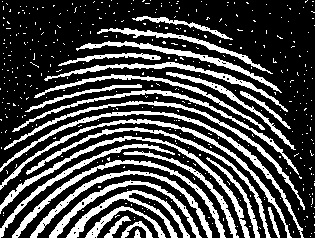
%> input picture Clases/Clase14/files/imagen5.jpg, 315 x 238 px
$ octave ejem5.m   (GNU Octave 9; MATLAB toolbox functions it lacks are replaced by stand-ins)
%> lines starting %> are read from the running program, lines starting %| are printed output that depends on the picture; in (x1, y1, x2, y2) boxes, pixels count from 0 and x2, y2 are one past the last pixel; in counts of white or black regions, pixels touching at a corner belong together; the program's own positions count from 1
### Clases/Clase14/binaria.m
function Y = binaria(X)
  Y = zeros(size(X));
  ind_blanco = (X >= 0.5);
  ind_negro = (X < 0.5);
  Y(ind_blanco) = 1;
  Y(ind_negro) = 0;
endfunction

### Clases/Clase14/ejem5.m
clc; clear; close all

pkg load image

A = imread('files/imagen5.jpg');
%> A is the input picture: size 238x315x3 uint8; min 0, max 255, mean 73.1
subplot(1,3,1)
imshow(A)
title('Imagen Original')
A = im2double(A);
%> A: size 238x315x3 double
A = binaria(A);
%> in binaria, `ind_blanco = (X >= 0.5);`: ind_blanco: size 238x315x3 logical; 28.5% white; 414 white regions (387 under 20 px), largest, box (x1, y1, x2, y2) and area: (0, 111, 304, 238) 1388, (0, 136, 250, 238) 1372, (0, 119, 292, 238) 1337
%> in binaria, `ind_negro = (X < 0.5);`:
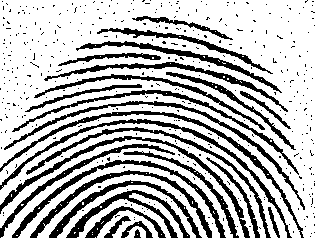
%> ind_negro: size 238x315x3 logical; 71.5% white; 414 black regions (387 under 20 px), largest, box (x1, y1, x2, y2) and area: (0, 111, 304, 238) 1388, (0, 136, 250, 238) 1372, (0, 119, 292, 238) 1337
B = [1 1; 1 1];
C = imerode(A, B);
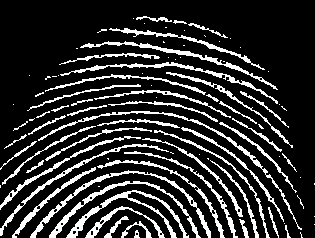
%> C: size 238x315x3 double; values 0 (black) and 1 (white), 18.1% white in thin lines or dots
subplot(1,3,2);
imshow(C);
title('Imagen Erosion')

subplot(1,3,3);
imshow(D);
%> (this line was passed over: D is not available in this run)
title('Imagen Dilatada')

$ run again, with Clases/Clase14/files/imagen1.jpg copied over Clases/Clase14/files/imagen5.jpg
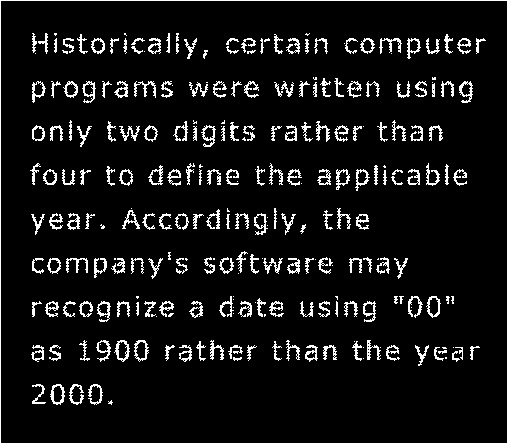
%> input picture Clases/Clase14/files/imagen1.jpg, 508 x 444 px
%> A is the input picture: size 444x508x3 uint8; min 0, max 255, mean 20.3
%> A: size 444x508x3 double
%> ind_blanco: size 444x508x3 logical; 7.9% white in thin lines or dots
%> in binaria, `ind_negro = (X < 0.5);`:
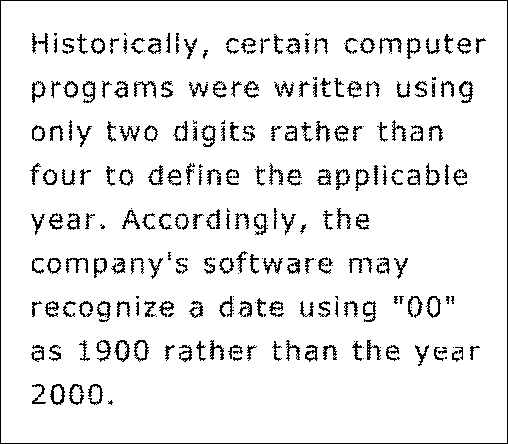
%> ind_negro: size 444x508x3 logical; 92.1% white; black in thin lines or dots
%> Y: size 444x508x3 double; values 0 (black) and 1 (white), 7.9% white in thin lines or dots
%> `C = imerode(A, B);`:
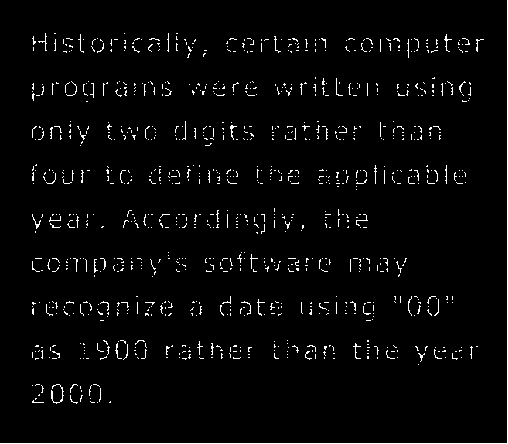
%> C: size 444x508x3 double; values 0 (black) and 1 (white), 2.8% white in thin lines or dots
